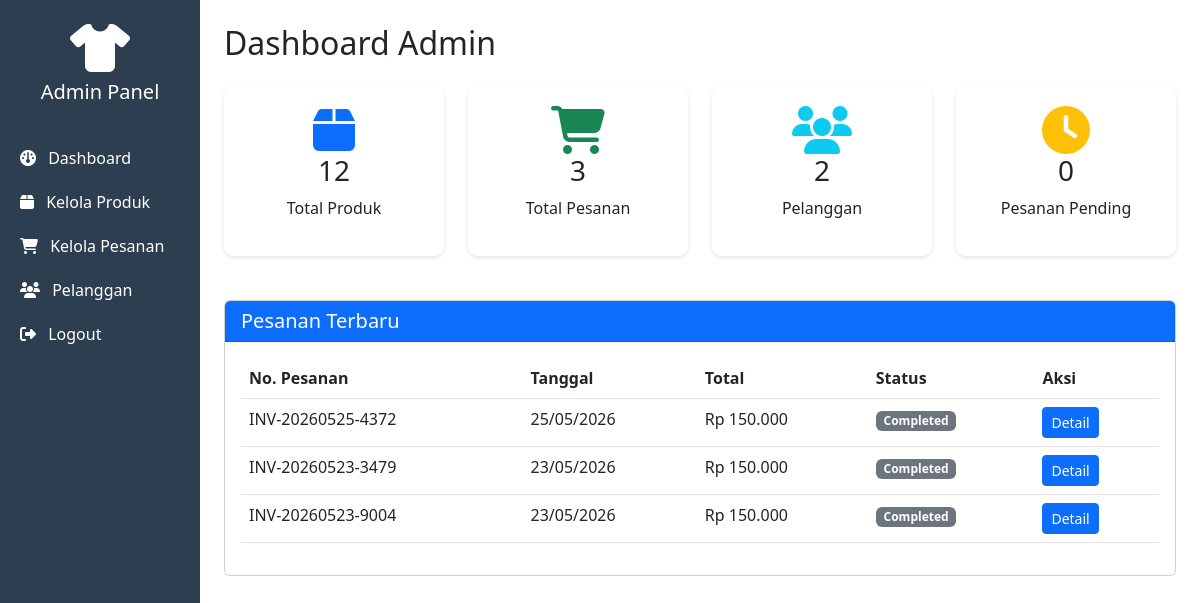
Page /admin/dashboard.php (signed in) on the committed database.
### tables this page shows
CREATE TABLE `orders` (
  `id` int(11) NOT NULL,
  `user_id` int(11) NOT NULL,
  `order_number` varchar(50) NOT NULL,
  `total_amount` decimal(12,2) NOT NULL,
  `status` enum('pending','paid','production','shipped','completed','cancelled') DEFAULT 'pending',
  `payment_status` enum('unpaid','paid') DEFAULT 'unpaid',
  `shipping_method` varchar(50) DEFAULT NULL,
  `shipping_address` text DEFAULT NULL,
  `tracking_number` varchar(100) DEFAULT NULL,
  `notes` text DEFAULT NULL,
  `created_at` timestamp NOT NULL DEFAULT current_timestamp(),
  `updated_at` timestamp NOT NULL DEFAULT current_timestamp() ON UPDATE current_timestamp()
);

### admin/dashboard.php (the view, shortened to what this page needs)
<?php
require_once '../config/database.php';
$total_products = $pdo->query("SELECT COUNT(*) FROM products")->fetchColumn();
$total_orders = $pdo->query("SELECT COUNT(*) FROM orders")->fetchColumn();
$total_customers = $pdo->query("SELECT COUNT(*) FROM users WHERE role='customer'")->fetchColumn();
$pending_orders = $pdo->query("SELECT COUNT(*) FROM orders WHERE status='pending'")->fetchColumn();
?>
<!DOCTYPE html>
<html lang="id">
<head>
    <link href="https://cdn.jsdelivr.net/npm/bootstrap@5.3.0/dist/css/bootstrap.min.css" rel="stylesheet">
    <link href="https://cdnjs.cloudflare.com/ajax/libs/font-awesome/6.4.0/css/all.min.css" rel="stylesheet">
</head>
<body>
    <div class="container-fluid">
        <div class="row">
            <div class="col-md-2 p-0 sidebar">
                <div class="text-center py-4">
                    <i class="fas fa-tshirt fa-3x text-white"></i>
                    <h5 class="text-white mt-2">Admin Panel</h5>
                </div>
                <a href="dashboard.php"><i class="fas fa-dashboard me-2"></i> Dashboard</a>
                <a href="products.php"><i class="fas fa-box me-2"></i> Kelola Produk</a>
                <a href="orders.php"><i class="fas fa-shopping-cart me-2"></i> Kelola Pesanan</a>
                <a href="customers.php"><i class="fas fa-users me-2"></i> Pelanggan</a>
                <a href="../logout.php"><i class="fas fa-sign-out-alt me-2"></i> Logout</a>
            </div>
            <div class="col-md-10 p-4">
                <h2 class="mb-4">Dashboard Admin</h2>
                <div class="row">
                    <div class="col-md-3">
                        <div class="stat-card text-center">
                            <i class="fas fa-box fa-3x text-primary"></i>
                            <h3><?php echo $total_products; ?></h3>
                            <p>Total Produk</p>
                        </div>
                    </div>
                    <div class="col-md-3">
                        <div class="stat-card text-center">
                            <i class="fas fa-shopping-cart fa-3x text-success"></i>
                            <h3><?php echo $total_orders; ?></h3>
                            <p>Total Pesanan</p>
                        </div>
                    </div>
                    <div class="col-md-3">
                        <div class="stat-card text-center">
                            <i class="fas fa-users fa-3x text-info"></i>
                            <h3><?php echo $total_customers; ?></h3>
                            <p>Pelanggan</p>
                        </div>
                    </div>
                    <div class="col-md-3">
                        <div class="stat-card text-center">
                            <i class="fas fa-clock fa-3x text-warning"></i>
                            <h3><?php echo $pending_orders; ?></h3>
                            <p>Pesanan Pending</p>
                        </div>
                    </div>
                </div>
                <div class="card mt-4">
                    <div class="card-header bg-primary text-white">
                        <h5 class="mb-0">Pesanan Terbaru</h5>
                    </div>
                    <div class="card-body">
                        <table class="table">
                            <thead>
                                <tr>
                                    <th>No. Pesanan</th>
                                    <th>Tanggal</th>
                                    <th>Total</th>
                                    <th>Status</th>
                                    <th>Aksi</th>
                                </tr>
                            </thead>
                            <tbody>
                                <?php
                                $stmt = $pdo->query("SELECT * FROM orders ORDER BY created_at DESC LIMIT 5");
                                while($order = $stmt->fetch()):
                                ?>
                                <tr>
                                    <td><?php echo $order['order_number']; ?></td>
                                    <td><?php echo date('d/m/Y', strtotime($order['created_at'])); ?></td>
                                    <td>Rp <?php echo number_format($order['total_amount'], 0, ',', '.'); ?></td>
                                    <td>
                                        <span class="badge bg-<?php
                                            echo $order['status'] == 'pending' ? 'warning' :
                                                ($order['status'] == 'paid' ? 'info' :
                                                ($order['status'] == 'production' ? 'primary' :
                                                ($order['status'] == 'shipped' ? 'success' : 'secondary')));
                                        ?>">
                                            <?php echo ucfirst($order['status']); ?>
                                        </span>
                                    </td>
                                    <td>
                                        <a href="order-detail.php?id=<?php echo $order['id']; ?>" class="btn btn-sm btn-primary">Detail</a>
                                    </td>
                                </tr>
                                <?php endwhile; ?>
                            </tbody>
                        </table>
                    </div>
                </div>
            </div>
        </div>
    </div>
</body>
</html>

### admin/dashboard.php (style rules this page uses)
.sidebar { min-height: 100vh; background: #2c3e50; }
.sidebar a { color: white; text-decoration: none; padding: 10px 20px; display: block; transition: 0.3s; }
.stat-card { background: white; border-radius: 10px; padding: 20px; box-shadow: 0 2px 4px rgba(0,0,0,0.1); margin-bottom: 20px; }

### rows in the picture
orders: order_number "INV-20260525-4372", created_at "25/05/2026", total_amount "150.000", status "Completed"
orders: order_number "INV-20260523-3479", created_at "23/05/2026", total_amount "150.000", status "Completed"
orders: order_number "INV-20260523-9004", created_at "23/05/2026", total_amount "150.000", status "Completed"

### other values in the picture
$total_products "12"
$total_orders "3"
$total_customers "2"
$pending_orders "0"
